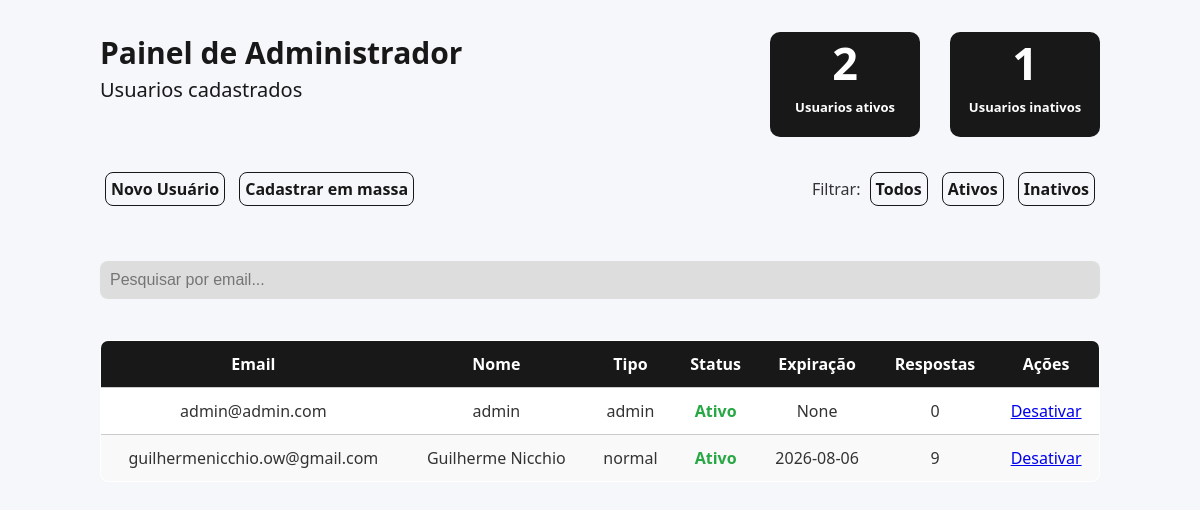
Screenshot of /admin/usuarios?filtro=ativos (signed in) with the database file from the repository.
### tables this page shows
CREATE TABLE usuarios (
                        id INTEGER PRIMARY KEY AUTOINCREMENT,
                        email TEXT UNIQUE NOT NULL,
                        nome TEXT NOT NULL,
                        senha TEXT NOT NULL,
                        telefone TEXT NOT NULL,
                        tipo TEXT DEFAULT 'normal',
                        ativo INTEGER DEFAULT 1,
                        data_expiracao TEXT
                  );

### app/routes/admin.py (the view)
    @app.route('/admin/usuarios')
    def listar_usuarios():
        if session.get('tipo') != 'admin':
            return redirect('/login')
        filtro = request.args.get('filtro', 'todos')  # ativos, inativos, todos
        query = """
            SELECT u.id, u.email, u.nome, u.tipo, u.ativo, u.data_expiracao, COUNT(r.id)
            FROM usuarios u
            LEFT JOIN formularios f ON f.user_id = u.id
            LEFT JOIN respostas r ON r.formulario_id = f.id
        """
        if filtro == 'ativos':
            query += " WHERE u.ativo=1"
        elif filtro == 'inativos':
            query += " WHERE u.ativo=0"
        query += " GROUP BY u.id ORDER BY u.email"
        with sqlite3.connect('db.sqlite3') as conn:
            usuarios = conn.execute(query).fetchall()
            status = conn.execute("""
                SELECT
                    SUM(CASE WHEN ativo = 1 THEN 1 ELSE 0 END) as ativos,
                    SUM(CASE WHEN ativo = 0 THEN 1 ELSE 0 END) as inativos
                FROM usuarios
            """).fetchone()
        return render_template(
            'usuarios_admin.html',
            usuarios=usuarios,
            filtro=filtro,
            ativos=status[0] or 0,
            inativos=status[1] or 0
        )

### app/templates/usuarios_admin.html (shortened to what this page needs)
<!DOCTYPE html>
<html lang="pt-BR">
<head>
  <link rel="stylesheet" href="{{ url_for('static', filename='usuarios.css') }}">
</head>
<body>
  <div class="container">
    <section class="topo">
      <div class="texto-cabecalho">
        <h2>Painel de Administrador</h2>
        <p>Usuarios cadastrados</p>
      </div>
      <div class="informacoes">
        <div class="box">
          <h3>{{ ativos }}</h3>
          <p>Usuarios ativos</p>
        </div>
        <div class="box">
          <h3>{{ inativos }}</h3>
          <p>Usuarios inativos</p>
        </div>
      </div>
    </section>
    <section class="options_button">
      <div class="cadastro">
        <a href="/admin/cadastrar">Novo Usuário</a>
        <a href="/admin/cadastrar-em-massa">Cadastrar em massa</a>
      </div>
      <div class="filtro">
        Filtrar:
        <a href="/admin/usuarios?filtro=todos">Todos</a>
        <a href="/admin/usuarios?filtro=ativos">Ativos</a>
        <a href="/admin/usuarios?filtro=inativos">Inativos</a>
      </div>
    </section>
    <input type="text" id="pesquisaNome" placeholder="Pesquisar por email..." class="input-pesquisa" />
    <table>
      <thead>
        <tr>
          <th>Email</th>
          <th>Nome</th>
          <th>Tipo</th>
          <th>Status</th>
          <th>Expiração</th>
          <th>Respostas</th>
          <th>Ações</th>
        </tr>
      </thead>
      <tbody>
        {% for u in usuarios %}
        <tr>
          <td data-label="Email">{{ u[1] }}</td>
          <td data-label="Nome">{{ u[2] }}</td>
          <td data-label="Tipo">{{ u[3] }}</td>
          <td data-label="Status" class="status-{{ 'ativo' if u[4] == 1 else 'inativo' }}">
            {{ 'Ativo' if u[4] == 1 else 'Inativo' }}
          </td>
          <td data-label="Expiração">{{ u[5] }}</td>
          <td data-label="Respostas">{{ u[6] }}</td>
          <td data-label="Ações">
            <a href="/admin/usuario/{{ u[0] }}/toggle">
              {{ 'Desativar' if u[4] == 1 else 'Ativar' }}
            </a>
          </td>
        </tr>
        {% endfor %}
      </tbody>
    </table>
  </div>
</body>
</html>

### app/static/usuarios.css (style rules this page uses)
:root { --cor-fundo: #f5f7fa; --cor-texto: #333; --cor-link: #1f1f1f; --cor-link-hover: #1a1a1a; --cor-tabela-fundo: #fff; --cor-tabela-borda: #ccc; --cor-tabela-header: #e9ecef; --cor-ativo: #28a745; --cor-inativo: #dc3545; }
body { margin: 0; padding: 0; font-family: 'Segoe UI', Tahoma, Geneva, Verdana, sans-serif; background-color: var(--cor-fundo); color: var(--cor-texto); }
.container { max-width: 1000px; margin: auto; padding: 2rem; }
h2 { text-align: center; margin-bottom: 1.5rem; }
table { width: 100%; border-collapse: collapse; background-color: var(--cor-tabela-fundo); border: 1px solid var(--cor-tabela-borda); border-radius: 8px; overflow: hidden; margin-top: 1rem; }
th, td { padding: 0.75rem; text-align: center; border-bottom: 1px solid var(--cor-tabela-borda); }
th { margin-top: 20px; background-color: #181818; color: #fff; }
tr:nth-child(even) { background-color: #f9f9f9; }
.status-ativo { color: var(--cor-ativo); font-weight: bold; }
.texto-cabecalho { color: #181818; }
.texto-cabecalho h2 { font-size: 30px; margin: 0 10px 3px 0; }
.texto-cabecalho p { font-weight: 400; font-size: 20px; margin: 0; }
.topo { display: flex; justify-content: space-between; }
.informacoes { display: flex; gap: 30px; text-align: center; }
.informacoes h3 { font-weight: bold; font-size: 45px; margin: 0; padding: 0; }
.informacoes P { font-weight: bold; font-size: 13px; margin: 0; padding: 5px; }
.informacoes .box { background-color: #181818; color: #fff; border-radius: 10PX; width: 150px; height: 105px; }
.options_button { display: flex; justify-content: space-between; margin-top: 30px; }
.options_button .cadastro a { text-decoration: none; color: #181818; font-weight: bold; padding: 5px; margin: 5px; border: 1px solid #181818; border-radius: 8px; transition: background-color 0.3s ease, color 0.3s ease; display: inline-block; }
.options_button .filtro a { text-decoration: none; color: #181818; font-weight: bold; padding: 5px; margin: 5px; border: 1px solid #181818; border-radius: 8px; transition: background-color 0.3s ease, color 0.3s ease; display: inline-block; }
.input-pesquisa { margin-top: 50px; width:100%; max-width: 1000px; padding: 10px; border-radius: 8px; border: none; margin-bottom: 25px; font-size: 16px; background-color: #dddddd; color: #181818; box-sizing: border-box; }

### rows the page displays
usuarios: email "admin@admin.com", nome "admin", tipo "admin", ativo "Ativo", u "None", u "0", ativo "Desativar"
usuarios: email "guilhermenicchio.ow@gmail.com", nome "Guilherme Nicchio", tipo "normal", ativo "Ativo", data_expiracao "2026-08-06", u "9", ativo "Desativar"

### other values shown
{{ ativos }} "2"
{{ inativos }} "1"
